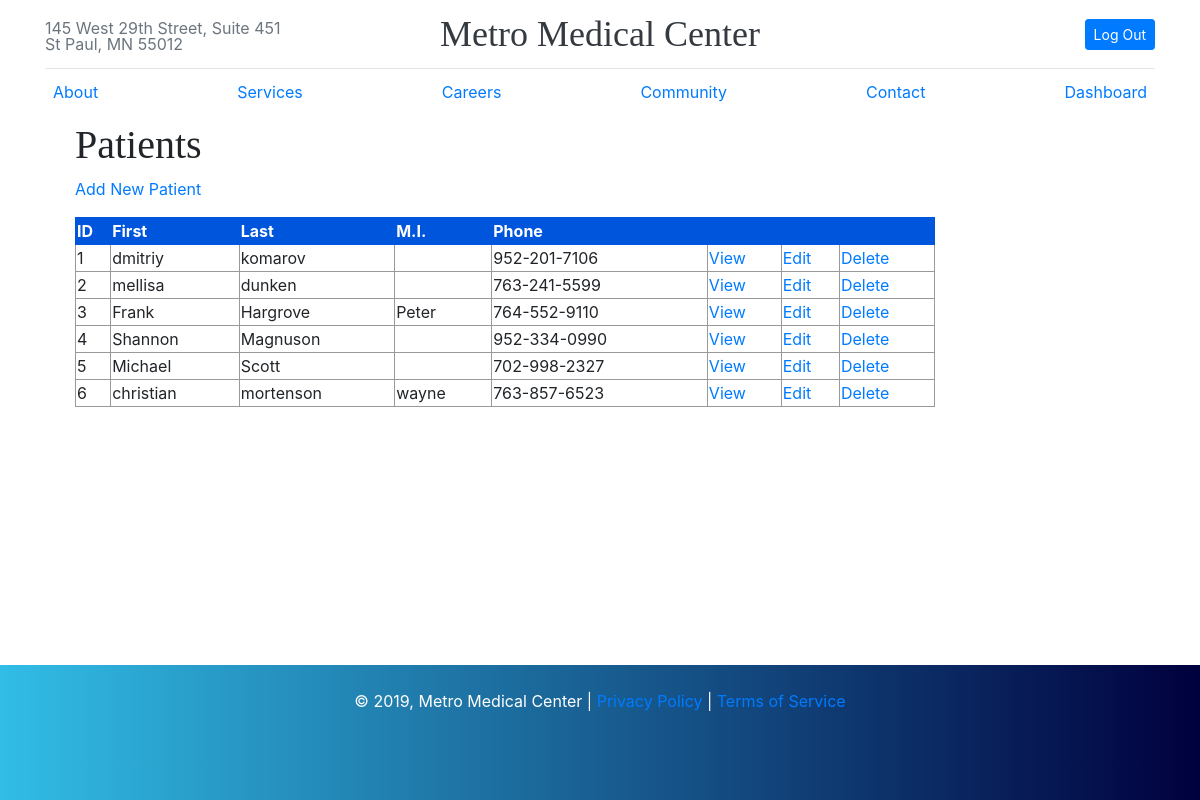
Page /metromed/public/administrator/patients/index.php (signed in) on the committed database.
### tables this page shows
CREATE TABLE user_info (
    user_id int NOT NULL AUTO_INCREMENT ,
    f_name varchar(50) NOT NULL,
    l_name varchar(50) NOT NULL,
    m_name varchar(50),
    address varchar(255) NOT NULL,
    city varchar(50) NOT NULL,
    state varchar(50) NOT NULL,
    zip varchar(50) NOT NULL,
    phone_number bigint NOT NULL,
    dob DATE NOT NULL,
    ins_id int DEFAULT NULL,
    policy_number varchar(50) DEFAULT NULL,
    PRIMARY KEY (user_id),
    FOREIGN KEY (ins_id) REFERENCES insurance(ins_id)
);

### metromed/private/functions.php (called while the page is built, shortened)
<?php
function url_for($script_path) {
  if($script_path[0] != '/') {
    $script_path = "/" . $script_path;
  }
  return WWW_ROOT . $script_path;
}
function u($string="") {
  return urlencode($string);
}
function h($string="") {
  return htmlspecialchars($string);
}
function phone_number_format($number) {
  $number = preg_replace("/[^\d]/","",$number);
  $length = strlen($number);
 if($length == 10) {
  $number = preg_replace("/^1?(\d{3})(\d{3})(\d{4})$/", "$1-$2-$3", $number);
 }
  return $number;
}
?>

### metromed/private/query_functions.php (called while the page is built, shortened)
<?php
  function find_all_patients() {
    global $db;
    $sql = "SELECT * FROM user_info ";
    $sql .= "ORDER BY user_id ASC";
    $result = mysqli_query($db, $sql);
    return $result;
  }
?>

### metromed/public/administrator/patients/index.php (the view, shortened to what this page needs)
<?php
include(SHARED_PATH . '/metromed_header.php');
  $patient_set = find_all_patients();
?>
<div id="content">
  <div class="subjects listing">
    <h1>Patients</h1>
    <div class="actions">
      <a class="actions" href="<?php echo url_for('/administrator/patients/new.php'); ?>">Add New Patient</a>
    </div>
  	<table class="list">
  	  <tr>
        <th>ID</th>
        <th>First</th>
        <th>Last</th>
  	    <th>M.I.</th>
        <th>Phone</th>
  	    <th>&nbsp;</th>
  	    <th>&nbsp;</th>
        <th>&nbsp;</th>
  	  </tr>
      <?php while($patient = mysqli_fetch_assoc($patient_set)) { ?>
        <tr>
          <td><?php echo h($patient['user_id']); ?></td>
          <td><?php echo h($patient['f_name']); ?></td>
          <td><?php echo h($patient['l_name']); ?></td>
    	    <td><?php echo h($patient['m_name']); ?></td>
          <td><?php echo phone_number_format(h($patient['phone_number'])); ?></td>
          <td><a class="action" href="<?php echo url_for('/administrator/patients/view.php?user_id=' . h(u($patient['user_id']))); ?>">View</a></td>
          <td><a class="action" href="<?php echo url_for('/administrator/patients/edit.php?user_id=' . h(u($patient['user_id']))); ?>">Edit</a></td>
          <td><a class="action" href="<?php echo url_for('/administrator/patients/remove.php?user_id=' . h(u($patient['user_id']))); ?>">Delete</a></td>
    	  </tr>
      <?php } ?>
  	</table>
  </div>
</div>
<?php include(SHARED_PATH . '/metromed_footer.php'); ?>

### metromed/private/shared/metromed_header.php (shortened to what this page needs)
<!DOCTYPE html>
<html>
<head>
    <link rel="stylesheet" href="https://stackpath.bootstrapcdn.com/bootstrap/4.3.1/css/bootstrap.min.css">
    <link rel="stylesheet" href="<?php echo url_for('/assets/css/metromed.css'); ?>" />
</head>
<body>
 <div class="container">
    <header class="site-header py-3">
      <div class="row flex-nowrap justify-content-between align-items-center">
        <div class="col-4 pt-1">
          <a class="text-muted">145 West 29th Street, Suite 451 <br>St Paul, MN 55012</a>
        </div>
        <div class="col-4 text-center">
          <a class="site-header-logo text-dark" href="<?php echo url_for('index.php') ?>">Metro Medical Center</a>
        </div>
        <div class="col-4 d-flex justify-content-end align-items-center">
          <?php if($_SESSION['loggedin'] == true){
            echo '<a class="btn btn-sm btn-primary" href="';
            echo url_for('logout.php');
            echo '">Log Out</a>';
          } else {
            echo '<a class="btn btn-sm btn-primary" href="';
            echo url_for('login.php');
            echo '">Login</a>';
          }
          ?>
        </div>
      </div>
    </header>
    <div class="nav-scroller py-1 mb-2">
      <nav class="nav d-flex justify-content-between">
        <a class="p-2 text-primary" href="<?php echo url_for('about.php') ?>">About</a>
        <a class="p-2 text-primary" href="<?php echo url_for('services.php') ?>">Services</a>
        <a class="p-2 text-primary" href="<?php echo url_for('careers.php') ?>">Careers</a>
        <a class="p-2 text-primary" href="<?php echo url_for('community.php') ?>">Community</a>
        <a class="p-2 text-primary" href="<?php echo url_for('contact.php') ?>">Contact</a>
        <?php
        if($_SESSION['loggedin'] == true){
          echo '<a class="p-2 text-primary" href="';
          echo url_for('userprofile/index.php');
          echo '">Dashboard</a>';
        }
          ?>
      </nav>
    </div>

### metromed/private/shared/metromed_footer.php
    </div>
    <footer class="page-footer">
      <p>&copy; <?php echo Date('Y'); ?>, Metro Medical Center |<a href="privacy.php"> Privacy Policy </a>| <a href="terms.php">Terms of Service</p></a>
    </footer>
  </body>
</html>

### metromed/public/assets/css/metromed.css (style rules this page uses)
body { min-height: 100vh; position: relative; margin: 0; padding-bottom: 150px; }
.site-header { line-height: 1; border-bottom: 1px solid #e5e5e5; }
.site-header-logo { font-family: "Playfair Display", Georgia, "Times New Roman", serif; font-size: 2.25rem; }
h1, h2, h3, h4, h5, h6 { font-family: "Playfair Display", Georgia, "Times New Roman", serif; }
.nav-scroller { position: relative; z-index: 2; height: 2.75rem; overflow-y: hidden; }
.nav-scroller .nav { display: -webkit-box; display: -ms-flexbox; display: flex; -ms-flex-wrap: nowrap; flex-wrap: nowrap; padding-bottom: 1rem; margin-top: -1px; overflow-x: auto; text-align: center; white-space: nowrap; -webkit-overflow-scrolling: touch; }
.form-signin h1, p, h3, .privacy, .terms { text-align: center; }
.page-footer { position: absolute; bottom: 0; padding: 1.5rem 0; height: 135px; color: #fff; width: 100%; background: #00003E; background: -webkit-linear-gradient(to right, #31BDE6, #00003E); background: linear-gradient(to right, #31BDE6, #00003E); text-align: center; }
.page-footer p:last-child { margin-bottom: 0; }
#content { width: 920px; min-height: 500px; padding: 0 30px; }
.actions { margin-bottom: 1em; }
table { border-collapse: collapse; vertical-align: top; }
table.list { width: 100%; }
table.list tr td { border: 1px solid #999999; }
table.list tr th { border: 1px solid #0055DD; background: #0055DD; color: white; text-align: left; }

### rows in the picture
user_info: user_id "1", f_name "dmitriy", l_name "komarov", phone_number "952-201-7106"
user_info: user_id "2", f_name "mellisa", l_name "dunken", phone_number "763-241-5599"
user_info: user_id "3", f_name "Frank", l_name "Hargrove", m_name "Peter", phone_number "764-552-9110"
user_info: user_id "4", f_name "Shannon", l_name "Magnuson", phone_number "952-334-0990"
user_info: user_id "5", f_name "Michael", l_name "Scott", phone_number "702-998-2327"
user_info: user_id "6", f_name "christian", l_name "mortenson", m_name "wayne", phone_number "763-857-6523"

### other values in the picture
Date('Y') "2019"
